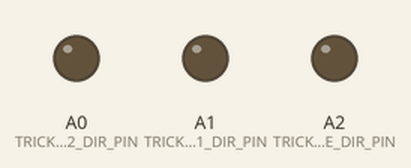
Simulated run of this sketch. Board: Arduino Nano 33 BLE. Shown: output pins drawn as LEDs (lit = HIGH). Pins used as bus, display or sensor lines are not drawn; what the sketch prints to the serial monitor is not drawn.

Above: at 13.9 s.
At 21.7 s:
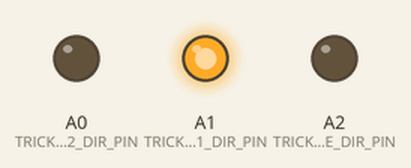
At 29.5 s:
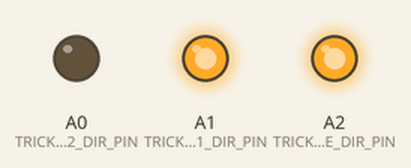
At 37.3 s:
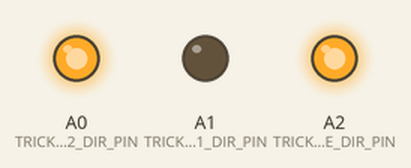
At 45.1 s:
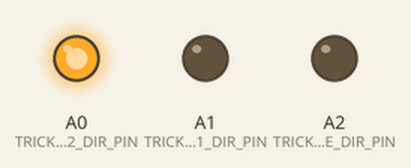
Timing chart, 0 to 50.6 s (numbered marks = the images above):
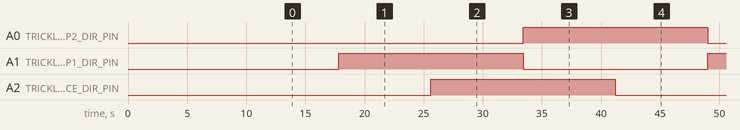

The sketch:

trickleTest.ino
```cpp
// arduinoFinal.ino
// Author: Jorrel Rajan

// Include all necessary libraries
#include <SoftwareSerial.h>
#include <Arduino_APDS9960.h>

// Initialize Software Serial for ACIA communication
SoftwareSerial mySerial(2, 3); // RX = 2, TX = 3

// Pin Definitions
const int TRICKLE_ENTRANCE_DIR_PIN = A2;
const int TRICKLE_DROP1_DIR_PIN = A1;
const int TRICKLE_DROP2_DIR_PIN = A0;

const int TRICKLE_ENTRANCE_TRIG_PIN = 8;
const int TRICKLE_DROP_TRIG_PIN = 7;

void setup() {
  // Initialize both Hardware and Software Serial.
  // Keep Hardware Serial plugged in for debugging purposes.
  Serial.begin(9600);
  mySerial.begin(9600);

  // Set up trickle pins
  pinMode(TRICKLE_ENTRANCE_DIR_PIN, OUTPUT);
  pinMode(TRICKLE_DROP1_DIR_PIN, OUTPUT);
  pinMode(TRICKLE_DROP2_DIR_PIN, OUTPUT);
  pinMode(TRICKLE_ENTRANCE_TRIG_PIN, OUTPUT);
  pinMode(TRICKLE_DROP_TRIG_PIN, OUTPUT);

  Serial.println("Starting Up");
  digitalWrite(TRICKLE_ENTRANCE_TRIG_PIN, HIGH);
  digitalWrite(TRICKLE_DROP_TRIG_PIN, HIGH);
  delay(10000);
}

void loop() {
  handleEntranceRamp(true);
  delay(7500);
  handleDropRamp(true);
  delay(7500);

  handleEntranceRamp(false);
  delay(7500);
  handleDropRamp(false);
  delay(7500);
}

// --------------------------------------------
//            TRACK SWITCHING LOGIC
//          Logic for trickle charges
// --------------------------------------------

byte handleEntranceRamp(bool isOpen) {
  digitalWrite(TRICKLE_ENTRANCE_TRIG_PIN, HIGH);

  // set the directions
  digitalWrite(TRICKLE_ENTRANCE_DIR_PIN, isOpen ? LOW : HIGH);
  delay(200);

  // trigger the trickle charge.
  digitalWrite(TRICKLE_ENTRANCE_TRIG_PIN, LOW);
  delay(100);
  digitalWrite(TRICKLE_ENTRANCE_TRIG_PIN, HIGH);

  return 0x01;
}

byte handleDropRamp(bool isNorth) {
  digitalWrite(TRICKLE_DROP_TRIG_PIN, HIGH);

  // set the directions
  digitalWrite(TRICKLE_DROP1_DIR_PIN, isNorth ? HIGH : LOW);
  digitalWrite(TRICKLE_DROP2_DIR_PIN, isNorth ? LOW : HIGH);
  delay(200);

  // trigger the trickle charge.
  digitalWrite(TRICKLE_DROP_TRIG_PIN, LOW);
  delay(100);
  digitalWrite(TRICKLE_DROP_TRIG_PIN, HIGH);

  return 0x01;
}
```

Measured:
- by itself, A0 (TRICKLE_DROP2_DIR_PIN), A1 (TRICKLE_DROP1_DIR_PIN), A2 (TRICKLE_ENTRANCE_DIR_PIN): alternates HIGH for 15.6 s and LOW for 15.6 s
- by itself, everything shown: repeats every 31.2 s, in 4 steps
